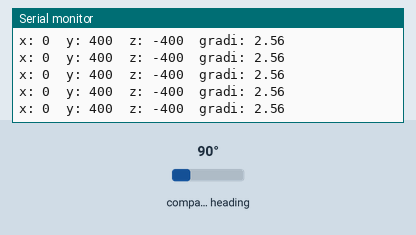
Simulated run of this sketch. Board: Arduino Uno, built with avr-gcc and run on an emulated ATmega328P. Parts: the last lines printed to the serial monitor. Wiring (inferred from the names in the program): HMC5883L compass at I2C address 0x1E. The inputs (shaded band) are chosen by the test bench; at power-on: compass heading 90°.

Above: at 1.2 s.
1.3 s: compass heading set to 7°
At 1.7 s:
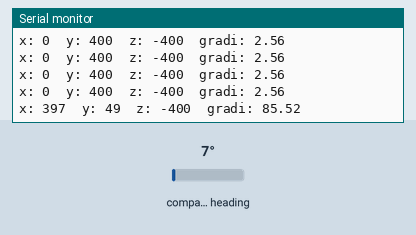
4.3 s: compass heading set to 180°
At 4.47 s:
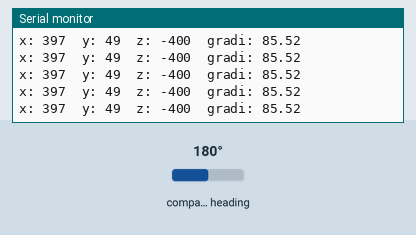
Timing chart, 0 to 7.3 s (numbered marks = the images above; inputs shaded):
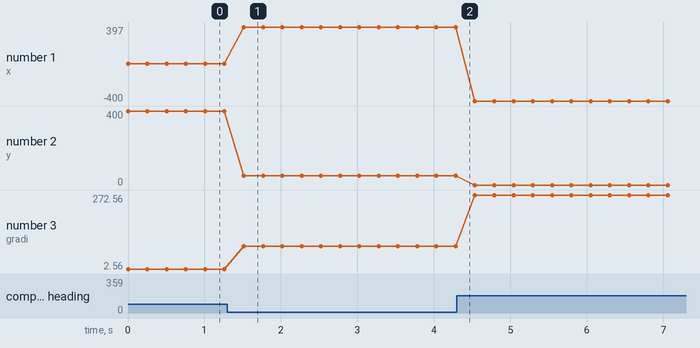

Measured:
- after the input at 1.3 s, the serial monitor: prints a new line after 0.21 s (image 1)
- plotted number 1: 0 → 397 after the input at 1.3 s
- plotted number 2: 400 → 49 after the input at 1.3 s, 49 → 0 after the input at 4.3 s
- plotted number 3: 2.56 → 85.52 after the input at 1.3 s, 85.52 → 272.56 after the input at 4.3 s

The sketch:

hmc5883l_i2c.ino
```cpp
// (licence header left out)
#include <Wire.h> //I2C Arduino Library

#define address 0x1E //0011110b, I2C 7bit address of HMC5883

void setup(){
  //Initialize Serial and I2C communications
  Serial.begin(9600);
  Wire.begin();

  //Put the HMC5883 IC into the correct operating mode
  Wire.beginTransmission(address); //open communication with HMC5883
  Wire.write(0x00); //select mode Measurement Configuration Bits
  Wire.write(0x70); // 8 -average, 15 Hz default, normal measuremen
  Wire.write(0x02); //select mode register
  Wire.write(0x00); //continuous measurement mode
  Wire.endTransmission();
}

void loop(){

  int x,y,z; //triple axis data

  //Tell the HMC5883 where to begin reading data
  Wire.beginTransmission(address);
  Wire.write(0x03); //select register 3, X MSB register
  Wire.endTransmission();


 //Read data from each axis, 2 registers per axis
  Wire.requestFrom(address, 6);
  if(6<=Wire.available()){
    x = Wire.read()<<8; //X msb
    x |= Wire.read(); //X lsb
    z = Wire.read()<<8; //Z msb
    z |= Wire.read(); //Z lsb
    y = Wire.read()<<8; //Y msb
    y |= Wire.read(); //Y lsb
  }

  //Print out values of each axis
  Serial.print("x: ");
  Serial.print(x);
  Serial.print("  y: ");
  Serial.print(y);
  Serial.print("  z: ");
  Serial.print(z);
  // Calcolo cotangente per gradi: https://it.wikipedia.org/wiki/Arcotangente2
  float radianti = atan2(x,y)  ;
  if (radianti < 0) {// Se y e'antiorario il segno e' inverso
    radianti += 2 * PI ; // inverte il segno
}

 float gradi = radianti * 180 / PI; // Conversione in gradi
 gradi += 2.56 ; // Correzione per la declinazione magnetica locale
 // Modena dovrebbe essere a +2° 34' positivi EST
  Serial.print("  gradi: ");
  Serial.println(gradi);

  delay(250);
}
```
